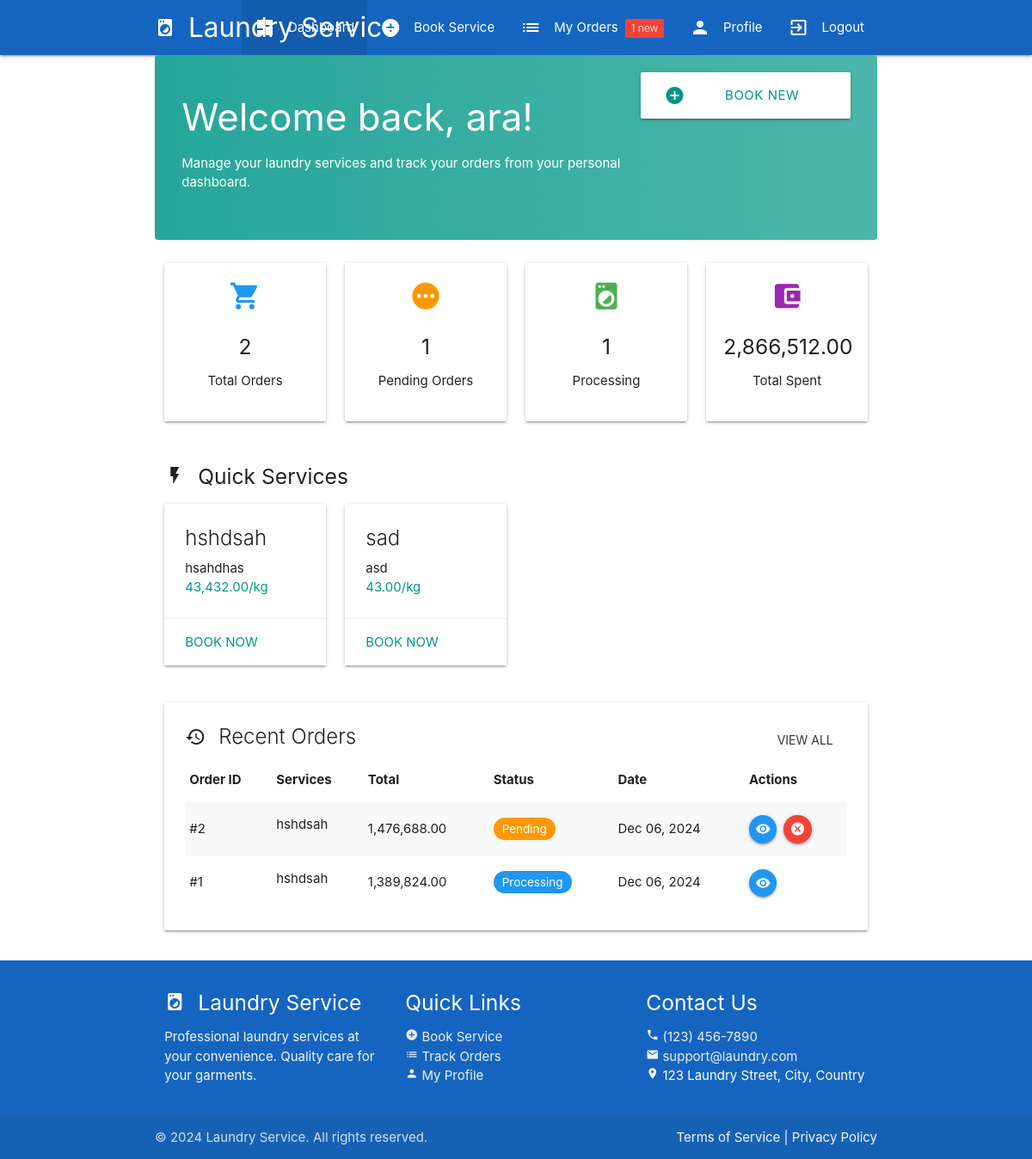
Before: /customer/dashboard.php (signed in) with the older database file.
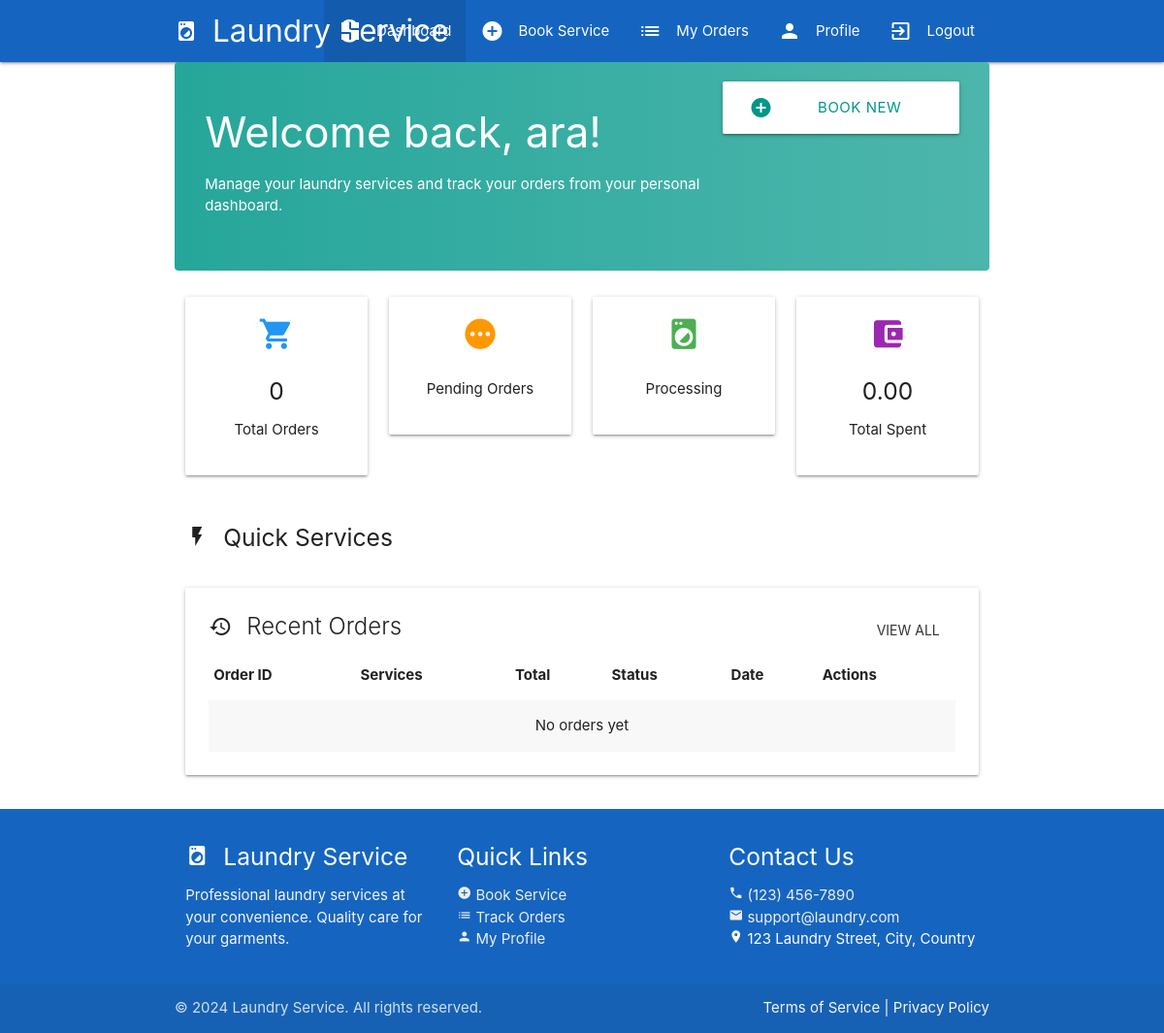
After: the same page with the newer database file.
### tables this page shows
CREATE TABLE `services` (
  `service_id` int(11) NOT NULL,
  `service_name` varchar(100) NOT NULL,
  `description` text DEFAULT NULL,
  `price_per_kg` decimal(10,2) NOT NULL,
  `service_type` enum('wash','dry_clean','iron','special') NOT NULL,
  `status` enum('active','inactive') DEFAULT 'active'
);

CREATE TABLE `orders` (
  `order_id` int(11) NOT NULL,
  `user_id` int(11) DEFAULT NULL,
  `total_weight` decimal(10,2) DEFAULT NULL,
  `total_price` decimal(10,2) DEFAULT NULL,
  `order_date` timestamp NOT NULL DEFAULT current_timestamp(),
  `status` enum('pending','processing','ready','delivered','cancelled') DEFAULT 'pending',
  `special_instructions` text DEFAULT NULL,
  `service_type` enum('self','delivery') NOT NULL,
  `pickup_datetime` datetime DEFAULT NULL,
  `delivery_datetime` datetime DEFAULT NULL,
  `cancelled_at` timestamp NULL DEFAULT NULL,
  `cancelled_by` int(11) DEFAULT NULL,
  `updated_at` timestamp NOT NULL DEFAULT current_timestamp() ON UPDATE current_timestamp()
);

### customer/dashboard.php (the view, shortened to what the changed rows need)
<?php
require_once '../includes/db_connect.php';
$stmt = $pdo->prepare("
    SELECT o.*, GROUP_CONCAT(s.service_name) as services
    FROM orders o
    LEFT JOIN order_items oi ON o.order_id = oi.order_id
    LEFT JOIN services s ON oi.service_id = s.service_id
    WHERE o.user_id = ?
    GROUP BY o.order_id
    ORDER BY o.order_date DESC
    LIMIT 5
");
$stmt->execute([$_SESSION['user_id']]);
$recent_orders = $stmt->fetchAll();
$stats = $pdo->prepare("
    SELECT
        COUNT(*) as total_orders,
        SUM(CASE WHEN status = 'pending' THEN 1 ELSE 0 END) as pending_orders,
        SUM(CASE WHEN status = 'processing' THEN 1 ELSE 0 END) as processing_orders,
        SUM(total_price) as total_spent
    FROM orders
    WHERE user_id = ?
");
$stats->execute([$_SESSION['user_id']]);
$order_stats = $stats->fetch();
$services = $pdo->query("SELECT * FROM services WHERE status = 'active' LIMIT 4")->fetchAll();
?>
<!DOCTYPE html>
<html>
<head>
    <link rel="stylesheet" href="https://cdnjs.cloudflare.com/ajax/libs/materialize/1.0.0/css/materialize.min.css">
</head>
<body>
    <?php include 'includes/customer_nav.php'; ?>
    <div class="container">
        <div class="row">
            <div class="col s12 m3">
                <div class="card stats-card">
                    <i class="material-icons blue-text">shopping_cart</i>
                    <h5><?php echo $order_stats['total_orders']; ?></h5>
                    <p>Total Orders</p>
                </div>
            </div>
            <div class="col s12 m3">
                <div class="card stats-card">
                    <i class="material-icons orange-text">pending</i>
                    <h5><?php echo $order_stats['pending_orders']; ?></h5>
                    <p>Pending Orders</p>
                </div>
            </div>
            <div class="col s12 m3">
                <div class="card stats-card">
                    <i class="material-icons green-text">local_laundry_service</i>
                    <h5><?php echo $order_stats['processing_orders']; ?></h5>
                    <p>Processing</p>
                </div>
            </div>
            <div class="col s12 m3">
                <div class="card stats-card">
                    <i class="material-icons purple-text">account_balance_wallet</i>
                    <h5><?php echo number_format($order_stats['total_spent'], 2); ?></h5>
                    <p>Total Spent</p>
                </div>
            </div>
        </div>
        <div class="row">
            <?php foreach($services as $service): ?>
            <div class="col s12 m3">
                <div class="card quick-service-card">
                    <div class="card-content">
                        <span class="card-title truncate"><?php echo $service['service_name']; ?></span>
                        <p class="truncate"><?php echo $service['description']; ?></p>
                        <p class="teal-text"><?php echo number_format($service['price_per_kg'], 2); ?>/kg</p>
                    </div>
                    <div class="card-action">
                        <a href="book-service.php" class="teal-text">Book Now</a>
                    </div>
                </div>
            </div>
            <?php endforeach; ?>
        </div>
        <div class="row">
            <div class="col s12">
                <div class="card">
                    <div class="card-content">
                        <table class="striped responsive-table">
                            <thead>
                                <tr>
                                    <th>Order ID</th>
                                    <th>Services</th>
                                    <th>Total</th>
                                    <th>Status</th>
                                    <th>Date</th>
                                    <th>Actions</th>
                                </tr>
                            </thead>
                            <tbody>
                                <?php foreach($recent_orders as $order): ?>
                                <tr>
                                    <td>#<?php echo $order['order_id']; ?></td>
                                    <td class="truncate" style="max-width: 200px;">
                                        <?php echo $order['services']; ?>
                                    </td>
                                    <td><?php echo number_format($order['total_price'], 2); ?></td>
                                    <td>
                                        <span class="order-status status-<?php echo $order['status']; ?>">
                                            <?php echo ucfirst($order['status']); ?>
                                        </span>
                                    </td>
                                    <td><?php echo date('M d, Y', strtotime($order['order_date'])); ?></td>
                                    <td>
                                        <div class="action-buttons">
                                            <a href="view_order.php?id=<?php echo $order['order_id']; ?>"
                                               class="btn-floating btn-small waves-effect waves-light blue tooltipped"
                                               data-position="top"
                                               data-tooltip="View Details">
                                                <i class="material-icons">visibility</i>
                                            </a>
                                            <?php if($order['status'] == 'pending'): ?>
                                                <a href="#"
                                                   class="btn-floating btn-small waves-effect waves-light red tooltipped cancel-order"
                                                   data-position="top"
                                                   data-tooltip="Cancel Order"
                                                   data-order-id="<?php echo $order['order_id']; ?>">
                                                    <i class="material-icons">cancel</i>
                                                </a>
                                            <?php endif; ?>
                                        </div>
                                    </td>
                                </tr>
                                <?php endforeach; ?>
                                <?php if(empty($recent_orders)): ?>
                                <tr>
                                    <td colspan="6" class="center-align">No orders yet</td>
                                </tr>
                                <?php endif; ?>
                            </tbody>
                        </table>
                    </div>
                </div>
            </div>
        </div>
    </div>
</body>
</html>

### customer/includes/customer_nav.php (shortened to what the changed rows need)
<nav class="blue darken-3">
    <div class="nav-wrapper container">
        <ul class="right hide-on-med-and-down">
            <li class="<?php echo basename($_SERVER['PHP_SELF']) == 'orders.php' ? 'active' : ''; ?>">
                <a href="orders.php">
                    <i class="material-icons left">list</i>My Orders
                    <?php
                    $stmt = $pdo->prepare("SELECT COUNT(*) FROM orders WHERE user_id = ? AND status = 'pending'");
                    $stmt->execute([$_SESSION['user_id']]);
                    $pending_count = $stmt->fetchColumn();
                    if($pending_count > 0):
                    ?>
                    <span class="new badge red"><?php echo $pending_count; ?></span>
                    <?php endif; ?>
                </a>
            </li>
        </ul>
    </div>
</nav>

Changed rows visible on the page:
removed services: service_name "hshdsah", description "hsahdhas", price_per_kg "43,432.00"
removed services: service_name "sad", description "asd", price_per_kg "43.00"
removed orders: order_id "2", services "hshdsah", total_price "1,476,688.00", status "Pending", order_date "Dec 06, 2024"
removed orders: order_id "1", services "hshdsah", total_price "1,389,824.00", status "Processing", order_date "Dec 06, 2024"
Other visible differences:
$order_stats['total_orders']: "2" → "0"
$order_stats['total_spent']: "2,866,512.00" → "0.00"
$pending_count: "1" → (not shown)
$order_stats['pending_orders']: "1" → (not shown)
$order_stats['processing_orders']: "1" → (not shown)
text now shown: "No orders yet"
